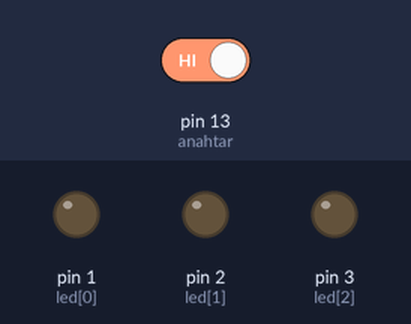
Bench run of a sketch on a simulated Arduino Uno, built with avr-gcc and run on an emulated ATmega328P. On the bench: output pins drawn as LEDs (lit = HIGH). Dashed ring = blinking. The inputs (shaded band) are chosen by the test bench; at power-on: pin 13 (anahtar) HIGH.

Above: at 1.2 s.
1.3 s: pin 13 (anahtar) driven LOW
At 1.46 s:
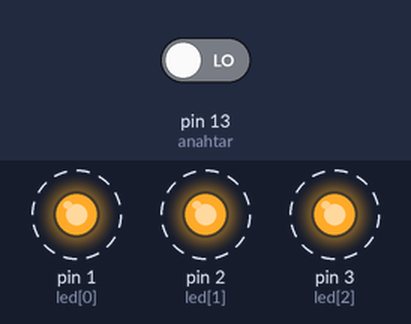
Timing chart, 0 to 10.3 s (numbered marks = the images above; inputs shaded):
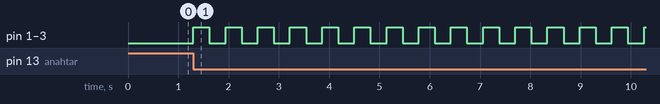

The sketch:

sketch_nov06a.ino
```cpp
int anahtar=13;
int led[]={1,2,3,4};


void setup()
{
 for(int i=0;i<3;i++)
{
pinMode(led[i],OUTPUT);
}
pinMode(anahtar,INPUT);
}

void loop()
{
 if(digitalRead(anahtar)==LOW)
{
for(int a=1;a<=8;a++)
{
for(int i=0;i<=3;i++)
{
digitalWrite(led[i],HIGH);
}
delay(0500);
for(int i=0;i<=3;i++)
{
digitalWrite(led[i],LOW);
}
delay(0500);

}

}

}
```

Measured:
- after the input at 1.3 s, pin 1 (led[0]), pin 2 (led[1]), pin 3 (led[2]): alternates HIGH for 0.32 s and LOW for 0.32 s, starting at once
